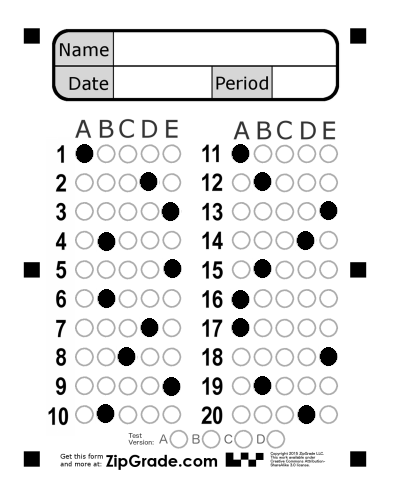
#> input picture omr images/new1.png, 398 x 486 px, found by its file name
$ python 'import image centres.py'   (older library calls are emulated)
#> lines starting #> are read from the running program, lines starting #| are printed output that depends on the picture; after the words box and inside, x2 and y2 are one past the last pixel; in counts of white or black regions, pixels touching at a corner belong together
### reference_OMR.py
import numpy as np
import cv2
import matplotlib.pyplot as plt

image1=cv2.imread(r"omr images\new1.png")
#> image1 is the input picture: shape (486, 398, 3); min 0, max 255, mean 231.3

def reference_image(image1):
    image=image1
    height, width, depth = image.shape
#> height = 486; width = 398; depth = 3
    gray=cv2.cvtColor(image,cv2.COLOR_BGR2GRAY)
    blur=cv2.GaussianBlur(gray,(5,5),0)
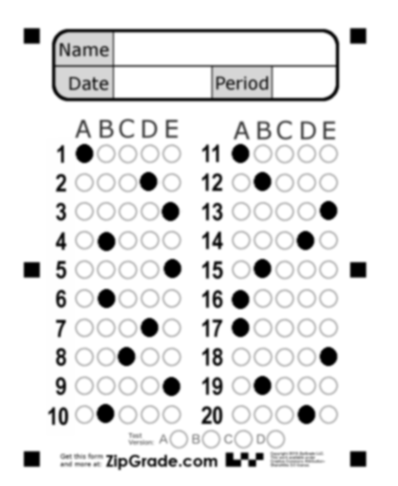
#> blur: shape (486, 398); min 0, max 255, mean 231.3
    canny=cv2.Canny(blur,50,150)
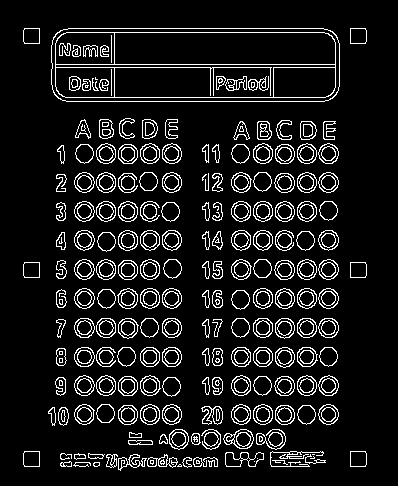
#> canny: shape (486, 398); 10% white in thin lines or dots, all inside (x1, y1, x2, y2) = (23, 28, 367, 471)
    polygons=np.array([[(71,140),(185,140),(185,426),(71,426)],[(228,140),(340,140),(340,426),(228,426)]])
    lower=np.array([0,0,0])
    upper=np.array([15,15,15])
    shape=cv2.inRange(image,lower,upper)
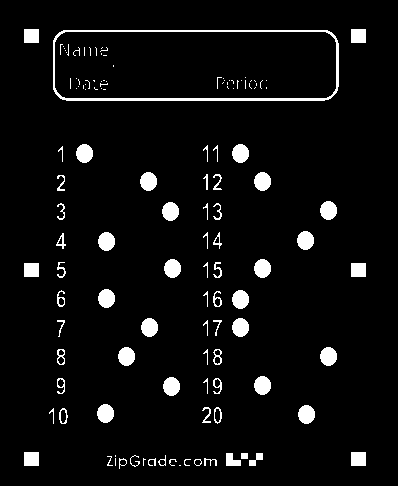
#> shape: shape (486, 398); 5.3% white; 127 white regions (58 under 20 px), largest, box (x1, y1, x2, y2) and area: (53, 30, 339, 101) 1704, (76, 144, 93, 163) 253, (232, 144, 249, 163) 253
    mask=np.zeros_like(canny)
    mask=cv2.fillPoly(mask,polygons,255)
    masked_image2=cv2.bitwise_and(shape,mask)
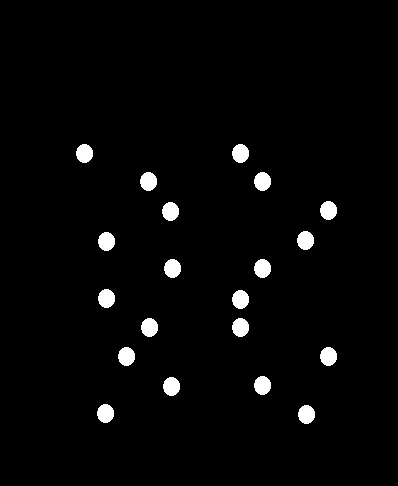
#> masked_image2: shape (486, 398); 2.6% white; 20 white regions, largest, box (x1, y1, x2, y2) and area: (76, 144, 93, 163) 253, (232, 144, 249, 163) 253, (140, 172, 157, 191) 253
    imagem = cv2.bitwise_not(masked_image2)
#> imagem: shape (486, 398); 97.4% white; 20 black regions
    #cv2.imshow("gray",gray)
    blur=cv2.GaussianBlur(imagem,(5,5),0)
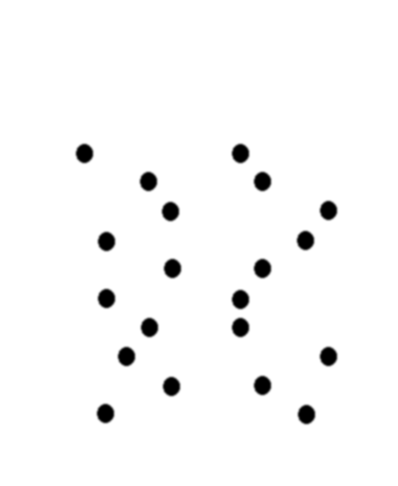
#> blur: shape (486, 398); min 0, max 255, mean 248.3
    #cv2.imshow("blur",imagem)
    _, contours, _= cv2.findContours(imagem, cv2.RETR_TREE, cv2.CHAIN_APPROX_SIMPLE)
#> contours = 21 contours; largest, box (x1, y1, x2, y2) and area: (0, 0, 398, 486) 192545, (297, 404, 316, 425) 278, (96, 403, 115, 424) 278, (162, 376, 181, 397) 278, (253, 375, 272, 396) 278
    contour_list = []
#> (the run stopped early here; a loop or call above may not have finished)

$ run again, with omr images/new11.png copied over omr images/new1.png
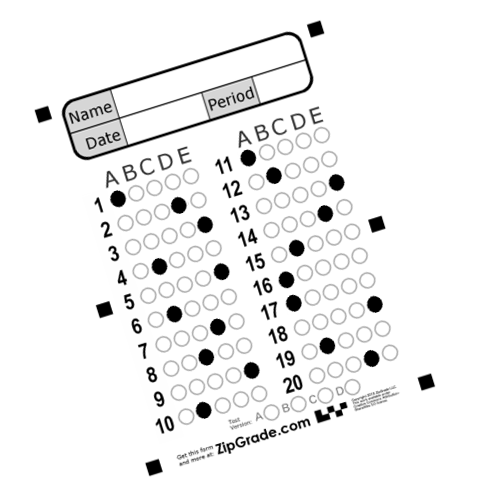
#> input picture omr images/new11.png, 478 x 493 px, found by its file name
#> image1 is the input picture: shape (493, 478, 3); min 0, max 255, mean 240
#> in reference_image, `canny=cv2.Canny(blur,50,150)`:
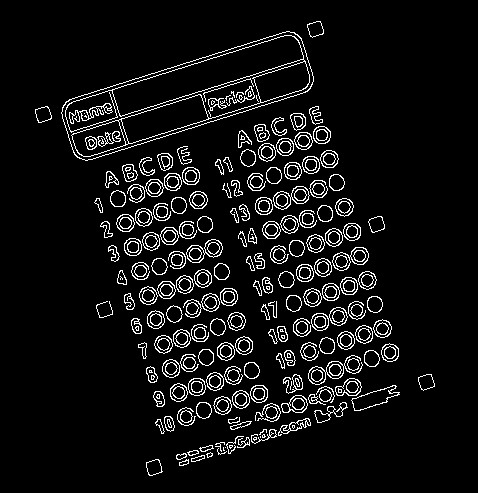
#> canny: shape (493, 478); 6.9% white in thin lines or dots, all inside (x1, y1, x2, y2) = (35, 21, 435, 476)
#> shape: shape (493, 478); 2.6% white; 137 white regions (90 under 20 px), largest, box (x1, y1, x2, y2) and area: (63, 33, 312, 159) 805, (211, 319, 225, 335) 168, (290, 241, 304, 256) 167
#> masked_image2: shape (493, 478); 1.4% white; 77 white regions (43 under 20 px), largest, box (x1, y1, x2, y2) and area: (290, 241, 304, 256) 167, (267, 168, 281, 183) 166, (287, 295, 301, 311) 166
#> imagem: shape (493, 478); 98.6% white; 77 black regions (43 under 20 px)
#> in reference_image, `blur=cv2.GaussianBlur(imagem,(5,5),0)`:
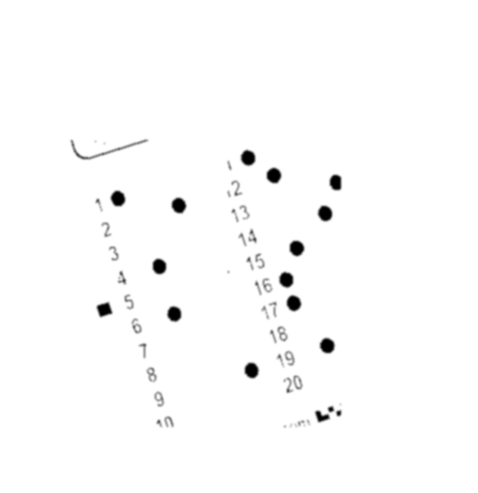
#> blur: shape (493, 478); min 0, max 255, mean 251.5
#> contours = 208 contours, 183 with area under 20; largest, box (x1, y1, x2, y2) and area: (0, 0, 478, 493) 234684, (70, 139, 149, 160) 210, (289, 240, 305, 257) 188, (286, 294, 302, 312) 186, (266, 167, 282, 184) 186

$ run again, with omr images/new22.png copied over omr images/new1.png
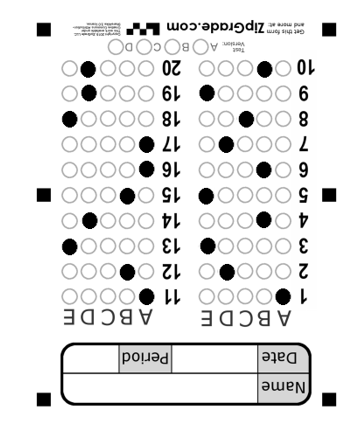
#> input picture omr images/new22.png, 353 x 430 px, found by its file name
#> image1 is the input picture: shape (430, 353, 3); min 0, max 255, mean 231.8
#> in reference_image, `canny=cv2.Canny(blur,50,150)`:
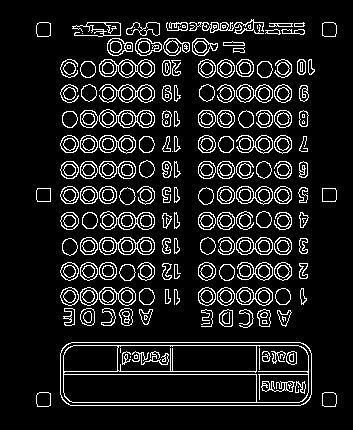
#> canny: shape (430, 353); 11.1% white in thin lines or dots, all inside (x1, y1, x2, y2) = (36, 19, 337, 407)
#> shape: shape (430, 353); 4.5% white; 119 white regions (64 under 20 px), largest, box (x1, y1, x2, y2) and area: (61, 343, 311, 405) 1181, (120, 264, 135, 280) 179, (120, 188, 135, 204) 178
#> masked_image2: shape (430, 353); 2.3% white; 64 white regions (31 under 20 px), largest, box (x1, y1, x2, y2) and area: (228, 343, 311, 405) 424, (71, 343, 186, 346) 230, (71, 403, 186, 405) 229
#> imagem: shape (430, 353); 97.7% white; 64 black regions (31 under 20 px)
#> in reference_image, `blur=cv2.GaussianBlur(imagem,(5,5),0)`:
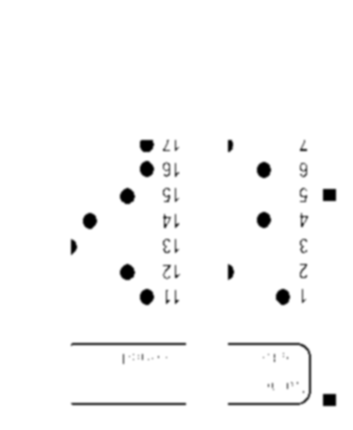
#> blur: shape (430, 353); min 0, max 255, mean 249.1
#> contours = 105 contours, 66 with area under 20; largest, box (x1, y1, x2, y2) and area: (0, 0, 353, 430) 151008, (227, 342, 312, 406) 633, (70, 342, 187, 347) 346, (70, 402, 187, 406) 344, (119, 263, 136, 281) 200
